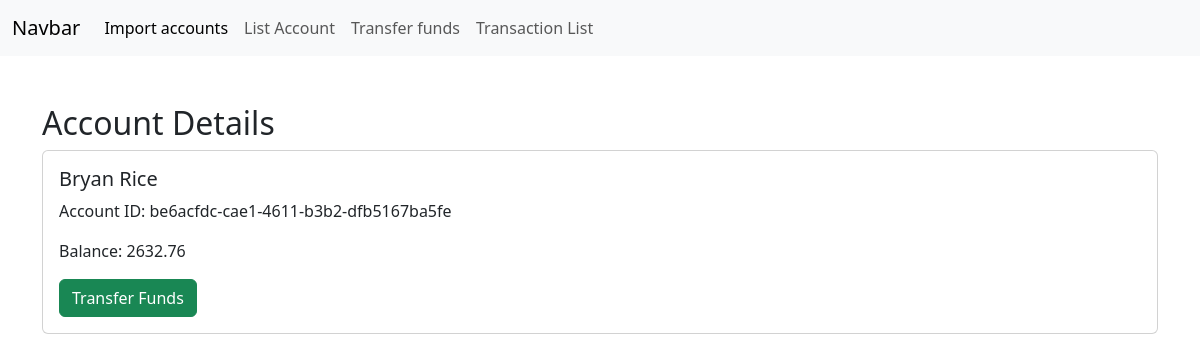
Before: /account-detail/be6acfdc-cae1-4611-b3b2-dfb5167ba5fe/ with the older database file.
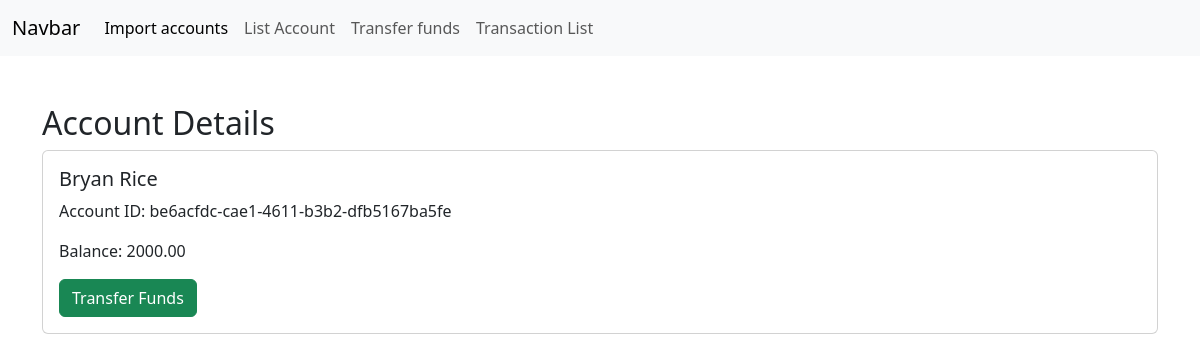
After: the same page with the newer database file.
### accounts/models.py (models this page shows, shortened)
class Account(models.Model):
    id = models.UUIDField(primary_key=True, editable=False)
    name = models.CharField(max_length=100)
    balance = models.DecimalField(max_digits=10, decimal_places=2)

### accounts/views.py (the view)
# urls.py: path('account-detail/<uuid:pk>/', AccountDetail.as_view(), name='account_detail'),
class AccountDetail(DetailView):
    model = Account

### accounts/templates/accounts/account_detail.html (shortened to what this page needs)
{% extends "base.html" %}
{% block body %}
<div class="container mt-5">
    <h2>Account Details</h2>
    <div class="card">
        <div class="card-body">
            <h5 class="card-title">{{ object.name }}</h5>
            <p class="card-text">Account ID: {{ object.id }}</p>
            <p class="card-text">Balance: {{ object.balance }}</p>
            <a href="#" class="btn btn-success">Transfer Funds</a>
        </div>
    </div>
</div>
{% endblock body %}

Changed rows visible on the page:
changed Account "Bryan Rice": balance "2632.76" → "2000.00"
